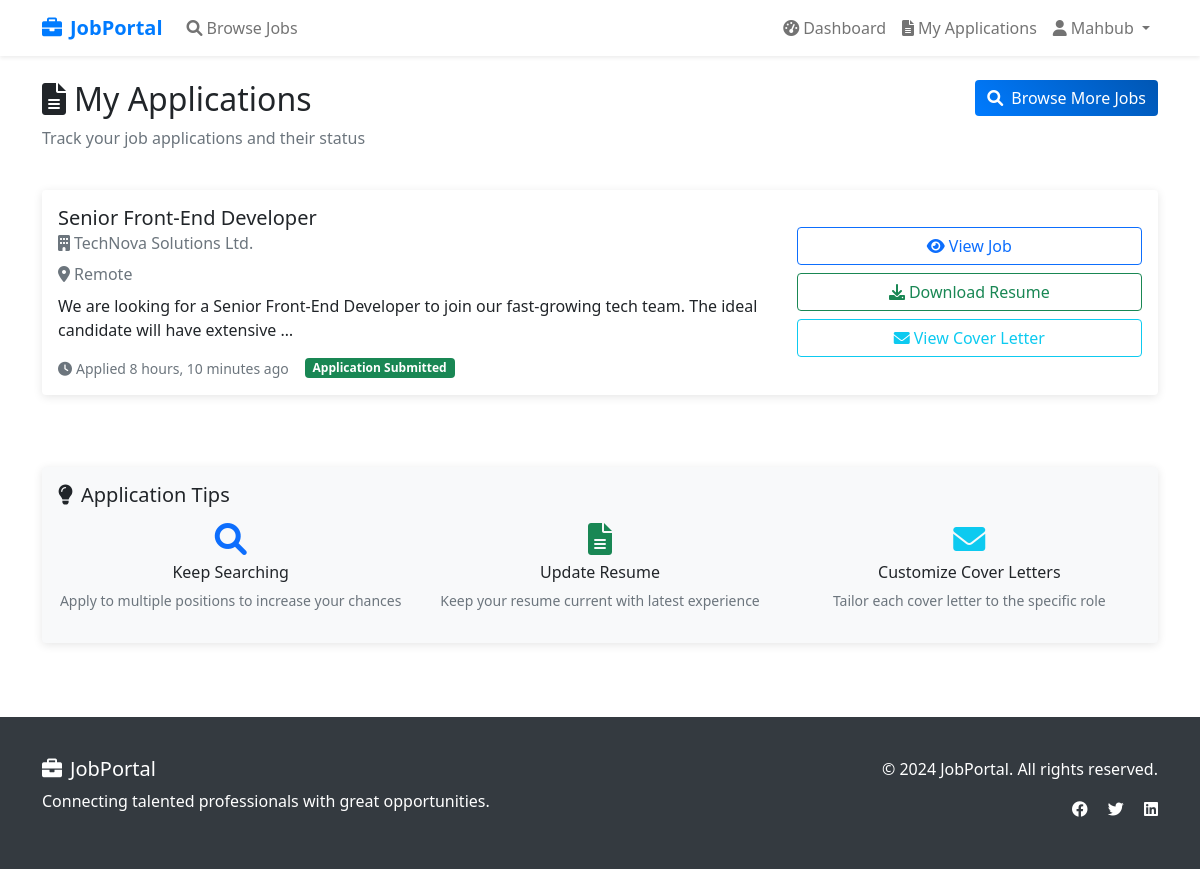
The app's page /applicant/my-applications/ (signed in) with its own data.
### jobs/models.py (models this page shows, shortened)
class Application(models.Model):
    job = models.ForeignKey(Job, on_delete=models.CASCADE, related_name='applications')
    applicant = models.ForeignKey(User, on_delete=models.CASCADE, related_name='applications')
    resume = models.FileField(upload_to='resumes/')
    cover_letter = models.TextField()
    applied_at = models.DateTimeField(default=timezone.now)
    class Meta:
        ordering = ['-applied_at']
        unique_together = ['job', 'applicant']  # Prevent duplicate applications

class Job(models.Model):
    title = models.CharField(max_length=200)
    company_name = models.CharField(max_length=200)
    location = models.CharField(max_length=200)
    description = models.TextField()
    posted_by = models.ForeignKey(User, on_delete=models.CASCADE, related_name='posted_jobs')
    created_at = models.DateTimeField(default=timezone.now)
    class Meta:
        ordering = ['-created_at']

### jobs/views.py (the view)
# urls.py: path('applicant/my-applications/', views.my_applications, name='my_applications'),
@login_required
def my_applications(request):
    try:
        profile = request.user.userprofile
        if profile.role != 'applicant':
            messages.error(request, 'Access denied. Applicant account required.')
            return redirect('jobs:home')
    except UserProfile.DoesNotExist:
        messages.error(request, 'Profile not found.')
        return redirect('jobs:home')
    applications = Application.objects.filter(applicant=request.user)
    paginator = Paginator(applications, 10)
    page_number = request.GET.get('page')
    page_obj = paginator.get_page(page_number)
    return render(request, 'jobs/my_applications.html', {'page_obj': page_obj})

### jobs/templates/jobs/my_applications.html (shortened to what this page needs)
{% extends 'jobs/base.html' %}
{% block content %}
<div class="container py-4">
    <div class="row mb-4">
        <div class="col-md-8">
            <h2><i class="fas fa-file-alt me-2"></i>My Applications</h2>
            <p class="text-muted">Track your job applications and their status</p>
        </div>
        <div class="col-md-4 text-md-end">
            <a href="{% url 'jobs:job_list' %}" class="btn btn-primary">
                <i class="fas fa-search me-2"></i>Browse More Jobs
            </a>
        </div>
    </div>
    {% if page_obj %}
        <div class="row">
            {% for application in page_obj %}
            <div class="col-12 mb-4">
                <div class="card">
                    <div class="card-body">
                        <div class="row align-items-center">
                            <div class="col-md-8">
                                <h5 class="card-title mb-2">{{ application.job.title }}</h5>
                                <h6 class="card-subtitle mb-2 text-muted">
                                    <i class="fas fa-building me-1"></i>{{ application.job.company_name }}
                                </h6>
                                <p class="text-muted mb-2">
                                    <i class="fas fa-map-marker-alt me-1"></i>{{ application.job.location }}
                                </p>
                                <p class="card-text">{{ application.job.description|truncatewords:20 }}</p>
                                <div class="d-flex align-items-center">
                                    <small class="text-muted me-3">
                                        <i class="fas fa-clock me-1"></i>Applied {{ application.applied_at|timesince }} ago
                                    </small>
                                    <span class="badge bg-success">Application Submitted</span>
                                </div>
                            </div>
                            <div class="col-md-4 text-md-end">
                                <div class="d-flex flex-column gap-2">
                                    <a href="{% url 'jobs:job_detail' application.job.id %}" class="btn btn-outline-primary">
                                        <i class="fas fa-eye me-1"></i>View Job
                                    </a>
                                    <a href="{{ application.resume.url }}" class="btn btn-outline-success" target="_blank">
                                        <i class="fas fa-download me-1"></i>Download Resume
                                    </a>
                                    <button class="btn btn-outline-info" data-bs-toggle="modal" data-bs-target="#coverLetterModal{{ application.id }}">
                                        <i class="fas fa-envelope me-1"></i>View Cover Letter
                                    </button>
                                </div>
                            </div>
                        </div>
                    </div>
                </div>
            </div>
            {% endfor %}
        </div>
    {% endif %}
    <div class="row mt-5">
        <div class="col-12">
            <div class="card bg-light">
                <div class="card-body">
                    <h5 class="mb-3"><i class="fas fa-lightbulb me-2"></i>Application Tips</h5>
                    <div class="row">
                        <div class="col-md-4">
                            <div class="text-center">
                                <i class="fas fa-search fa-2x text-primary mb-2"></i>
                                <h6>Keep Searching</h6>
                                <p class="small text-muted">Apply to multiple positions to increase your chances</p>
                            </div>
                        </div>
                        <div class="col-md-4">
                            <div class="text-center">
                                <i class="fas fa-file-alt fa-2x text-success mb-2"></i>
                                <h6>Update Resume</h6>
                                <p class="small text-muted">Keep your resume current with latest experience</p>
                            </div>
                        </div>
                        <div class="col-md-4">
                            <div class="text-center">
                                <i class="fas fa-envelope fa-2x text-info mb-2"></i>
                                <h6>Customize Cover Letters</h6>
                                <p class="small text-muted">Tailor each cover letter to the specific role</p>
                            </div>
                        </div>
                    </div>
                </div>
            </div>
        </div>
    </div>
</div>
{% endblock %}

### jobs/templates/jobs/base.html (shortened to what this page needs)
<!DOCTYPE html>
<html lang="en">
<head>
    <link href="https://cdn.jsdelivr.net/npm/bootstrap@5.1.3/dist/css/bootstrap.min.css" rel="stylesheet">
    <link href="https://cdnjs.cloudflare.com/ajax/libs/font-awesome/6.0.0/css/all.min.css" rel="stylesheet">
</head>
<body>
    <nav class="navbar navbar-expand-lg navbar-light bg-white shadow-sm">
        <div class="container">
            <a class="navbar-brand" href="{% url 'jobs:home' %}">
                <i class="fas fa-briefcase me-2"></i>JobPortal
            </a>
            <div class="collapse navbar-collapse" id="navbarNav">
                <ul class="navbar-nav me-auto">
                    <li class="nav-item">
                        <a class="nav-link" href="{% url 'jobs:job_list' %}">
                            <i class="fas fa-search me-1"></i>Browse Jobs
                        </a>
                    </li>
                </ul>
                <ul class="navbar-nav">
                    {% if user.is_authenticated %}
                        {% if user.userprofile.role == 'employer' %}
                            <li class="nav-item">
                                <a class="nav-link" href="{% url 'jobs:employer_dashboard' %}">
                                    <i class="fas fa-tachometer-alt me-1"></i>Dashboard
                                </a>
                            </li>
                            <li class="nav-item">
                                <a class="nav-link" href="{% url 'jobs:post_job' %}">
                                    <i class="fas fa-plus me-1"></i>Post Job
                                </a>
                            </li>
                            <li class="nav-item">
                                <a class="nav-link" href="{% url 'jobs:my_jobs' %}">
                                    <i class="fas fa-list me-1"></i>My Jobs
                                </a>
                            </li>
                        {% else %}
                            <li class="nav-item">
                                <a class="nav-link" href="{% url 'jobs:applicant_dashboard' %}">
                                    <i class="fas fa-tachometer-alt me-1"></i>Dashboard
                                </a>
                            </li>
                            <li class="nav-item">
                                <a class="nav-link" href="{% url 'jobs:my_applications' %}">
                                    <i class="fas fa-file-alt me-1"></i>My Applications
                                </a>
                            </li>
                        {% endif %}
                        <li class="nav-item dropdown">
                            <a class="nav-link dropdown-toggle" href="#" id="navbarDropdown" role="button" data-bs-toggle="dropdown">
                                <i class="fas fa-user me-1"></i>{{ user.username }}
                            </a>
                        </li>
                    {% endif %}
                </ul>
            </div>
        </div>
    </nav>
    <main>
        {% block content %}
        {% endblock %}
    </main>
    <footer class="footer">
        <div class="container">
            <div class="row">
                <div class="col-md-6">
                    <h5><i class="fas fa-briefcase me-2"></i>JobPortal</h5>
                    <p>Connecting talented professionals with great opportunities.</p>
                </div>
                <div class="col-md-6 text-md-end">
                    <p>&copy; 2024 JobPortal. All rights reserved.</p>
                    <div class="social-links">
                        <a href="#" class="text-white me-3"><i class="fab fa-facebook"></i></a>
                        <a href="#" class="text-white me-3"><i class="fab fa-twitter"></i></a>
                        <a href="#" class="text-white"><i class="fab fa-linkedin"></i></a>
                    </div>
                </div>
            </div>
        </div>
    </footer>
</body>
</html>

### jobs/templates/jobs/base.html (style rules this page uses)
.navbar-brand { font-weight: bold; color: #007bff !important; }
.card { transition: transform 0.2s; border: none; box-shadow: 0 2px 10px rgba(0,0,0,0.1); }
.btn-primary { background: linear-gradient(45deg, #007bff, #0056b3); border: none; }
.footer { background-color: #343a40; color: white; padding: 40px 0; margin-top: 50px; }

### records on screen
Application: job "Senior Front-End Developer", job.company_name "TechNova Solutions Ltd.", job.location "Remote", job.description "We are looking for a Senior Front-End Developer to join our fast-growing tech team. The ideal candidate will have extensive …", applied_at "8 hours, 10 minutes"

### other values on screen
{{ user.username }} "Mahbub"
